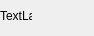
<?xml version="1.0" encoding="UTF-8"?>
<ui version="4.0">
 <class>itemview</class>
 <widget class="QWidget" name="itemview">
  <property name="geometry">
   <rect>
    <x>0</x>
    <y>0</y>
    <width>94</width>
    <height>36</height>
   </rect>
  </property>
  <property name="windowTitle">
   <string>Form</string>
  </property>
  <widget class="QLabel" name="label">
   <property name="geometry">
    <rect>
     <x>0</x>
     <y>0</y>
     <width>32</width>
     <height>32</height>
    </rect>
   </property>
   <property name="text">
    <string>TextLabel</string>
   </property>
  </widget>
 </widget>
 <resources/>
 <connections/>
</ui>
